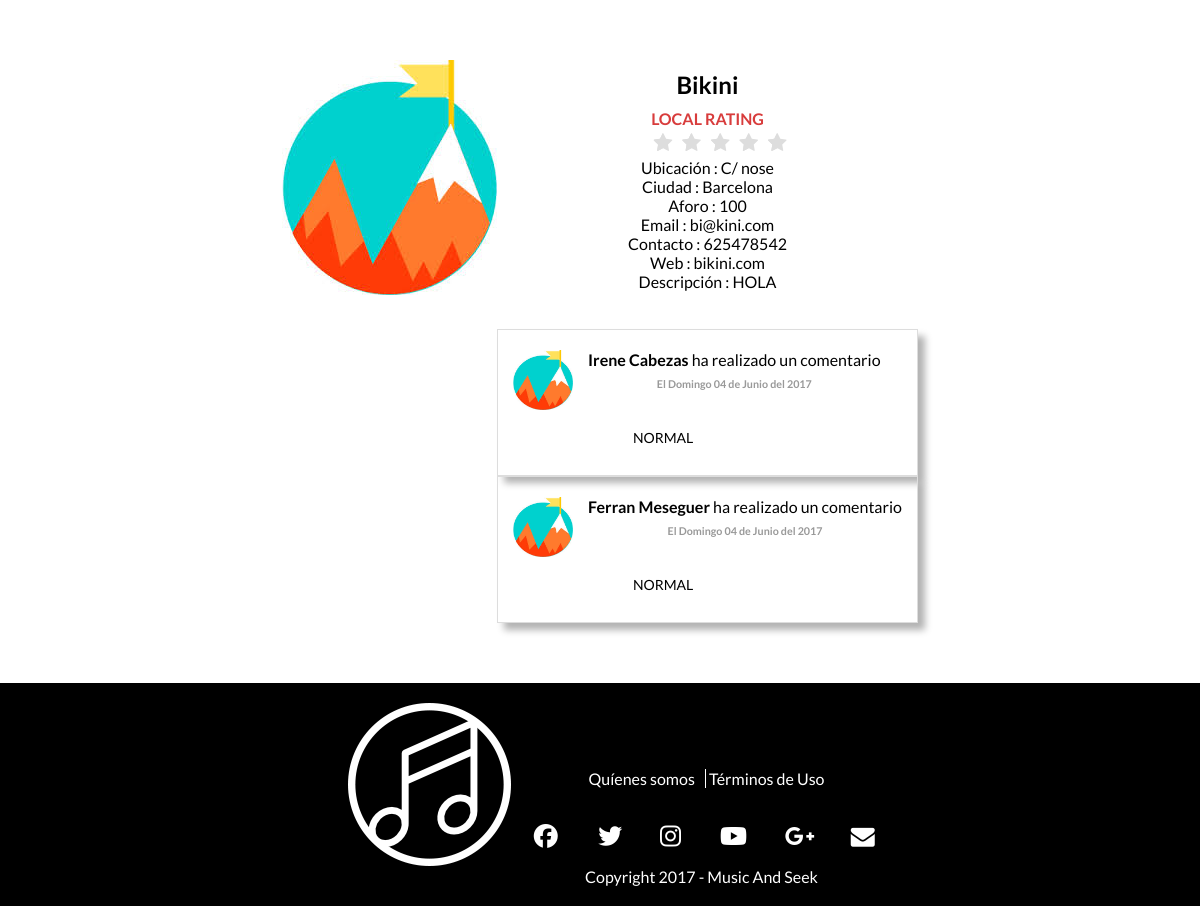
The app's page /InfoLocal.php?nombre=Bikini with its own data.
### tables this page shows
create table USUARIO( 
ID_USUARIO int(10) not null auto_increment,
TIPO_USUARIO char(10) not null,
NOMBRE char(20) not null,
APELLIDOS char(20),
UBICACION char(50),
EMAIL char(50) not null,
NUMERO_CONTACTO int(11),
 
IMAGEN char(50),
NOMBRE_LOCAL char(20),
NOMBRE_ARTISTICO char(20),
NUMERO_COMPONENTES int(5),
PASSWORD char(255) not null,
AFORO int(5),
WEB char(20),
ID_GENERO int(10),
ID_CIUDAD int(10),
PREGUNTA_SEGURIDAD char (255),
RESPUESTA_SEGURIDAD char (255),
DESCRIPCION char(255),
FECHA_ALTA DATETIME,
FECHA_BAJA DATETIME DEFAULT NULL,
primary key (ID_USUARIO, EMAIL)
);

create table CIUDAD(
ID_CIUDAD int(10) not null auto_increment,
NOMBRE char(20) not null,
PAIS char(10) not null,
primary key(ID_CIUDAD)
);

create table VOTAR_COMENTAR(
ID_VOTO int(10) not null auto_increment primary key,
ID_FAN int(10) not null,
ID_VOTADO int(10) not null,
PUNTOS int(2) not null,
VOTO_CONCIERTO boolean not null,
COMENTARIO char(140),
FECHA datetime not null,
TIPO_VOTACION char(10) not null
);

### bbdd.php (called while the page is built, shortened)
<?php
function conectar() {
    $conexion = mysqli_connect('localhost', 'root', '', 'musicandseek')
            or die("Error conectando");
    return $conexion;
}
function getNombreFecha($fecha) {
    $dias = array("Domingo", "Lunes", "Martes", "Miercoles", "Jueves", "Viernes", "Sábado");
    $meses = array("Enero", "Febrero", "Marzo", "Abril", "Mayo", "Junio", "Julio", "Agosto", "Septiembre", "Octubre", "Noviembre", "Diciembre");
    $arrayFecha = explode("-", $fecha);
    $fecha = $dias[$arrayFecha[0]] . " " . $arrayFecha[1] . " de " . $meses[$arrayFecha[2] - 1] . " del " . $arrayFecha[3];
    return $fecha;
}
function getNombreCiudad($id_ciudad) {
    $conexion = conectar();
    $sql = "SELECT NOMBRE FROM CIUDAD WHERE ID_CIUDAD= $id_ciudad";
    $result = $conexion->query($sql);
    if ($result->num_rows > 0) {
        $row = $result->fetch_assoc();
        return $row['NOMBRE'];
    } else {
        return null;
    }
}
function getInfoLocalName($name) {
    $conexion = conectar();
    $sql = "SELECT * FROM USUARIO WHERE NOMBRE_LOCAL = '$name'";
    $result = $conexion->query($sql);
    if ($result->num_rows > 0) {
        $row = $result->fetch_assoc();
        return $row;
    } else {
        return null;
    }
}
function comentariosGrupo($id) {
    $conexion = conectar();
    $sql = "SELECT * FROM VOTAR_COMENTAR inner join USUARIO on VOTAR_COMENTAR.ID_FAN = USUARIO.ID_USUARIO WHERE ID_VOTADO = '$id' AND VOTO_CONCIERTO = 0;";
    $resultado = $conexion->query($sql);
    if ($resultado->num_rows > 0) {
        return $resultado;
    } else {
        echo mysqli_error($conexion);
        return false;
    }
}

### InfoLocal.php (the view, shortened to what this page needs)
<!DOCTYPE html>
<html>
    <head>
        <?php
        require_once'bbdd.php';
        ?>
        <link href="Estilos/Estilos.css" rel="stylesheet" type="text/css"/>
        <link href="Estilos/RegistrationForm.css" rel="stylesheet" type="text/css"/>
        <link href="Estilos/StarRating.css" rel="stylesheet" type="text/css"/>
        <link href="Estilos/Comments.css" rel="stylesheet" type="text/css"/>
    </head>
    <body>
        <?php
        require_once'bbdd.php';
        echo'<div class="center content">';
        echo'<div class="inline center" style="vertical-align:top">';
        echo'<img src="Imagenes/image.jpeg" alt=""/>';
        echo'</div>';
        echo '<div class="inline">';
        $resultado = getInfoLocalName($_GET['nombre']);
        $puntuacion = votosLocal($resultado['ID_USUARIO']);
        $comentarios = comentariosGrupo($resultado['ID_USUARIO']);
        echo '<h1>' . $resultado['NOMBRE_LOCAL'] . '</h1>';
        echo'<b style="color:#d83c3c">LOCAL RATING</b><i id="puntuacion" hidden>' . $puntuacion . '</i><br>';
        echo '<fieldset class="rating_fixed center" style="float:none;width:70%">
                        <input type="radio" id="star5" name="rating" value="5" /><label class = "full" for="star5" title="Fantástico - 5 stars"></label>
                        <input type="radio" id="star4half" name="rating" value="4 and a half" /><label class="half" for="star4half" title="Bastante bien - 4.5 stars"></label>
                        <input type="radio" id="star4" name="rating" value="4" /><label class = "full" for="star4" title="Bastante bien - 4 stars"></label>
                        <input type="radio" id="star3half" name="rating" value="3 and a half" /><label class="half" for="star3half" title="Meh - 3.5 stars"></label>
                        <input type="radio" id="star3" name="rating" value="3" /><label class = "full" for="star3" title="Meh - 3 stars"></label>
                        <input type="radio" id="star2half" name="rating" value="2 and a half" /><label class="half" for="star2half" title="No muy bueno - 2.5 stars"></label>
                        <input type="radio" id="star2" name="rating" value="2" /><label class = "full" for="star2" title=" - 2 stars"></label>
                        <input type="radio" id="star1half" name="rating" value="1 and a half" /><label class="half" for="star1half" title="Meh - 1.5 stars"></label>
                        <input type="radio" id="star1" name="rating" value="1" /><label class = "full" for="star1" title="Sucks big time - 1 star"></label>
                        <input type="radio" id="starhalf" name="rating" value="half" /><label class="half" for="starhalf" title="Sucks big time - 0.5 stars"></label>
                        </fieldset> ';
        echo '<div class="center">Ubicación : ' . $resultado['UBICACION'] . '</div>';
        echo '<div class="center">Ciudad : ' . getNombreCiudad($resultado['ID_CIUDAD']) . '</div>';
        echo '<div class="center">Aforo : ' . $resultado['AFORO'] . '</div>';
        echo '<div class="center">Email : ' . $resultado['EMAIL'] . '</div>';
        echo '<div class="center">Contacto : ' . $resultado['NUMERO_CONTACTO'] . '</div>';
        if ($resultado['WEB'] != null) {
            echo'<div class="center">Web : ' . $resultado['WEB'] . '</div>';
        }
        if ($resultado['DESCRIPCION'] != null) {
            echo '<div class="center">Descripción : ' . $resultado['DESCRIPCION'] . '</div>';
        }
        if ($comentarios != false) {
            echo '</br></br><div class="container">';
            while ($lista = $comentarios->fetch_assoc()) {
                echo'<div class="row">
                    <div class="col-sm-8">
                    <div class="panel panel-white post panel-shadow">
                    <div class="post-heading">
                    <div class="pull-left image">
                        <img src="Imagenes/image.jpeg" class="img-circle avatar" alt="user profile image">
                    </div>
                    <div class="pull-left meta">
                    <div class="title h5">
                    <b>' . $lista['NOMBRE'] . ' ' . $lista['APELLIDOS'] . '</b>
                            ha realizado un comentario
                        </div>
                        <h6 class="text-muted time">El ' . getNombreFecha(date("w-d-m-Y", strtotime($lista['FECHA']))) . '</h6>
                    </div>
                </div>
                <div class="post-description">
                   <p> ' . $lista['COMENTARIO'] . '</p>
                    </div>
                </div>
            </div>
        </div>
        </div>';
            }
            echo'</div>';
        }
        ?>
        <div id="footer"></div>
    </body>
</html>

### Estilos/Estilos.css (style rules this page uses)
.inline { display: inline-block; }
.center { text-align: center; }
body { margin:0px; font-family: Lato; }
img { height: auto; text-align: center; }
.content { margin-top: 60px; margin-bottom: 60px; }

### Estilos/StarRating.css (style rules this page uses)
.rating_fixed { border: none; float: right; pointer-events:none; }
.rating_fixed > label:before { margin: 5px; font-size: 1.25em; font-family: FontAwesome; display: inline-block; content: "\f005"; }
.rating_fixed > label { color: #ddd; float: right; }
fieldset, label { margin: 0; padding: 0; }
body { margin: 20px; }
h1 { font-size: 1.5em; margin: 10px; }

### Estilos/Comments.css (style rules this page uses)
.panel-shadow { box-shadow: rgba(0, 0, 0, 0.3) 7px 7px 7px; }
.panel-white { border: 1px solid #dddddd; }
.post .post-heading { height: 30px; padding: 20px 15px; }
.post .post-heading .avatar { width: 60px; height: 60px; display: block; margin-right: 15px; }
.post .post-heading .meta .title { margin-bottom: 0; }
.post .post-heading .meta .time { margin-top: 8px; color: #999; }
.post .post-description { padding: 15px; max-width: 300px; }
.post .post-description p { font-size: 14px; }

### records on screen
usuario: NOMBRE_LOCAL "Bikini", UBICACION "C/ nose", ID_CIUDAD.NOMBRE "Barcelona", AFORO "100", EMAIL "bi@kini.com", NUMERO_CONTACTO "625478542", WEB "bikini.com", DESCRIPCION "HOLA"
votar_comentar: usuario.NOMBRE "Irene", usuario.APELLIDOS "Cabezas", FECHA "Domingo 04 de Junio del 2017", COMENTARIO "NORMAL"
votar_comentar: usuario.NOMBRE "Ferran", usuario.APELLIDOS "Meseguer", FECHA "Domingo 04 de Junio del 2017", COMENTARIO "NORMAL"
